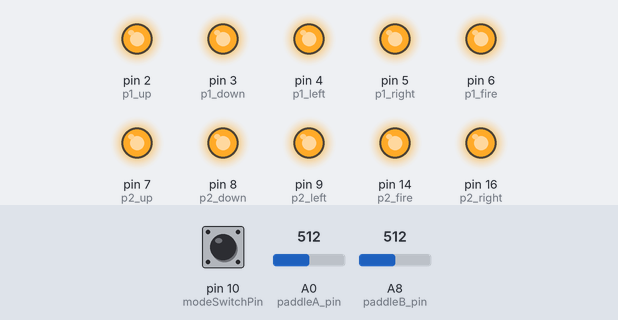
A sketch run on a simulated SparkFun Pro Micro, built with avr-gcc and run on an emulated ATmega32U4. Parts: output pins drawn as LEDs (lit = HIGH). The test bench sets the inputs (shaded band); at power-on: pin 10 (modeSwitchPin) HIGH, A0 (paddleA_pin) = 512, A8 (paddleB_pin) = 512. USB keyboard and mouse output is not drawn.

Above: at 1.2 s.
1.3 s: pin 10 (modeSwitchPin) pulled LOW for 0.15 s
At 2.6 s:
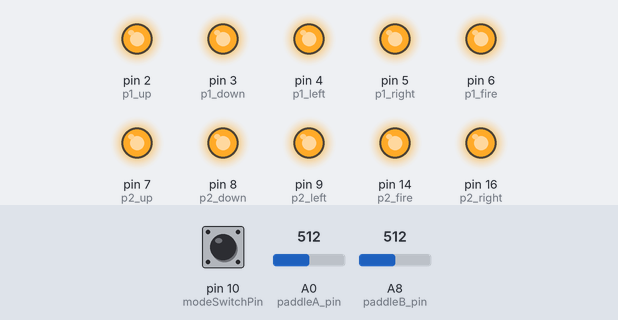
2.9 s: pin 10 (modeSwitchPin) pulled LOW for 1 s
At 3.7 s:
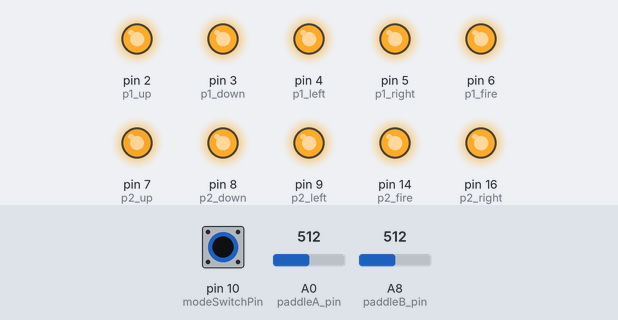
Timing chart, 0 to 5.9 s (numbered marks = the images above; inputs shaded):
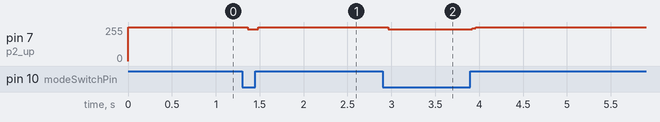

The sketch:

MidiJoy-Plus.ino
```cpp
#include <MIDIUSB.h>
#include <Joystick.h>

// Labeled Mode Switch Pin on the Pro Micro
const int modeSwitchPin = 10;

// Port 1 Connections
const int p1_up    = 2;
const int p1_down  = 3;
const int p1_left  = 4;
const int p1_right = 5;
const int p1_fire  = 6;

// Port 2 Connections
const int p2_up    = 7; // Actively doubles as Port 1 & 2 Sega SELECT line in Controller Mode!
const int p2_down  = 8;
const int p2_left  = 9;
const int p2_right = 16;
const int p2_fire  = 14;

// Dedicated Paddle Analog Inputs
const int paddleA_pin = A0;  // Jumper from DB9 Port 2 Pin 5
const int paddleB_pin = A8;  // Native tracking from DB9 Port 2 Pin 2 -> D8

// Joystick Configuration
Joystick_ Joystick(JOYSTICK_DEFAULT_REPORT_ID, JOYSTICK_TYPE_GAMEPAD,
  8, 1,                     // 8 Buttons, 1 Hat Switch
  true, true, false,        // X and Y Axis enabled for paddles
  false, false, false,      // No Rx, Ry, Rz
  false, false, false,      // No Rudder, Throttle, Accelerator
  false, false);            // No Brake, No Steering

// State Tracking
bool lastUp = HIGH; bool lastDown = HIGH; bool lastLeft = HIGH; bool lastRight = HIGH; bool lastFire = HIGH;
int lastPaddleA = -1; int lastPaddleB = -1;
bool lastModeState = true;
bool lastA = HIGH; bool lastC = HIGH; bool lastStart = HIGH;

void setup() {
  pinMode(modeSwitchPin, INPUT_PULLUP);

  Joystick.setXAxisRange(-127, 127);
  Joystick.setYAxisRange(-127, 127);
  Joystick.begin(false);

  setSynthMode();
}

void setSynthMode() {
  int pins[] = {2, 3, 4, 5, 6, 7, 8, 9, 14, 16};
  for (int i = 0; i < 10; i++) {
    pinMode(pins[i], OUTPUT);
    digitalWrite(pins[i], HIGH);
  }
}

void allNotesOff() {
  int pins[] = {2, 3, 4, 5, 6, 7, 8, 9, 14, 16};
  for (int i = 0; i < 10; i++) {
    digitalWrite(pins[i], HIGH);
  }
}

void setControllerMode() {
  int inputs[] = {2, 3, 4, 5, 6, 8, 9, 14, 16};
  for (int i = 0; i < 9; i++) {
    pinMode(inputs[i], INPUT_PULLUP);
  }
  pinMode(p2_up, OUTPUT);
  digitalWrite(p2_up, HIGH);
}

// --- ENGINE 1: MIDIJOY PARALLEL MULTIPLEXER ---
void sendToAtari(uint8_t channel, uint8_t data, bool isVolume) {
  digitalWrite(p1_fire, (channel & 0x01) ? LOW : HIGH);
  digitalWrite(p2_fire, (channel & 0x02) ? LOW : HIGH);

  if (isVolume) {
    digitalWrite(p2_up, LOW);
    digitalWrite(p1_up,    (data & 0x01) ? LOW : HIGH);
    digitalWrite(p1_down,  (data & 0x02) ? LOW : HIGH);
    digitalWrite(p1_left,  (data & 0x04) ? LOW : HIGH);
    digitalWrite(p1_right, (data & 0x08) ? LOW : HIGH);
  } else {
    digitalWrite(p2_up, HIGH);
    digitalWrite(p1_up,    (data & 0x01) ? LOW : HIGH);
    digitalWrite(p1_down,  (data & 0x02) ? LOW : HIGH);
    digitalWrite(p1_left,  (data & 0x04) ? LOW : HIGH);
    digitalWrite(p1_right, (data & 0x08) ? LOW : HIGH);
    digitalWrite(p2_down,  (data & 0x10) ? LOW : HIGH);
    digitalWrite(p2_left,  (data & 0x20) ? LOW : HIGH);
    digitalWrite(p2_right, (data & 0x40) ? LOW : HIGH);
  }
  delayMicroseconds(500);
  allNotesOff();
}

void parseMidi(uint8_t status, uint8_t byte1, uint8_t byte2) {
  uint8_t command = status & 0xF0;
  uint8_t channel = status & 0x0F;
  if (channel > 3) return;

  if (command == 0x90 && byte2 > 0) {
    sendToAtari(channel, byte1, false);
    sendToAtari(channel, byte2 >> 3, true);
  }
  else if (command == 0x80 || (command == 0x90 && byte2 == 0)) {
    sendToAtari(channel, 0, true);
  }
}

// --- ENGINES 2 & 3: HYBRID CONTROLLER ENGINE ---
void handleInputs() {
  // 1. Read Standard Buttons (Select HIGH)
  digitalWrite(p2_up, HIGH);
  delayMicroseconds(50);

  bool g_up    = !digitalRead(p1_up);
  bool g_down  = !digitalRead(p1_down);
  bool g_left  = !digitalRead(p1_left);
  bool g_right = !digitalRead(p1_right);
  bool btnB    = !digitalRead(p1_fire);
  bool btnC    = !digitalRead(p2_left);

  // 2. Read Select/A (Select LOW)
  digitalWrite(p2_up, LOW);
  delayMicroseconds(50);

  bool btnA    = !digitalRead(p1_fire);
  bool btnStart = !digitalRead(p2_left);

  // --- HID GAMEPAD MAPPING ---
  Joystick.setButton(0, btnA);
  Joystick.setButton(1, btnB);
  Joystick.setButton(2, btnC);
  Joystick.setButton(3, btnStart);

  // D-Pad Hat Mapping
  int angle = -1;
  if (g_up && g_right) angle = 45;
  else if (g_down && g_right) angle = 135;
  else if (g_down && g_left) angle = 225;
  else if (g_up && g_left) angle = 315;
  else if (g_up) angle = 0;
  else if (g_right) angle = 90;
  else if (g_down) angle = 180;
  else if (g_left) angle = 270;
  Joystick.setHatSwitch(0, angle);

  // Analog Paddles
  Joystick.setXAxis(map(analogRead(paddleA_pin), 0, 1023, -127, 127));
  Joystick.setYAxis(map(analogRead(paddleB_pin), 0, 1023, -127, 127));

  Joystick.sendState();
  digitalWrite(p2_up, HIGH); // Reset Select

  // --- USB MIDI MAPPING ---
  if (g_up && lastUp == HIGH)       { sendMidi(0x90, 60, 127); lastUp = LOW; }
  else if (!g_up && lastUp == LOW)  { sendMidi(0x80, 60, 0);   lastUp = HIGH; }

  if (btnB && lastFire == HIGH)     { sendMidi(0x90, 64, 127); lastFire = LOW; }
  else if (!btnB && lastFire == LOW){ sendMidi(0x80, 64, 0);   lastFire = HIGH; }

  if (btnA && lastA == HIGH)        { sendMidi(0x90, 65, 127); lastA = LOW; }
  else if (!btnA && lastA == LOW)   { sendMidi(0x80, 65, 0);   lastA = HIGH; }

  if (btnC && lastC == HIGH)        { sendMidi(0x90, 67, 127); lastC = LOW; }
  else if (!btnC && lastC == LOW)   { sendMidi(0x80, 67, 0);   lastC = HIGH; }

  if (btnStart && lastStart == HIGH) { sendMidi(0x90, 72, 127); lastStart = LOW; }
  else if (!btnStart && lastStart == LOW) { sendMidi(0x80, 72, 0); lastStart = HIGH; }

  int midiCC_A = map(analogRead(paddleA_pin), 0, 1023, 0, 127);
  int midiCC_B = map(analogRead(paddleB_pin), 0, 1023, 0, 127);
  if (abs(midiCC_A - lastPaddleA) > 1) { sendMidi(0xB0, 10, midiCC_A); lastPaddleA = midiCC_A; }
  if (abs(midiCC_B - lastPaddleB) > 1) { sendMidi(0xB0, 11, midiCC_B); lastPaddleB = midiCC_B; }
}

void sendMidi(uint8_t cmd, uint8_t data1, uint8_t data2) {
  midiEventPacket_t midiMsg = {cmd >> 4, cmd, data1, data2};
  MidiUSB.sendMIDI(midiMsg);
  MidiUSB.flush();
}

void loop() {
  bool isControllerMode = (digitalRead(modeSwitchPin) == LOW);

  if (!isControllerMode) {
    if (lastModeState != isControllerMode) {
      setSynthMode();
      lastModeState = isControllerMode;
    }
    midiEventPacket_t rx;
    do {
      rx = MidiUSB.read();
      if (rx.header != 0) { parseMidi(rx.byte1, rx.byte2, rx.byte3); }
    } while (rx.header != 0);
  } else {
    if (lastModeState != isControllerMode) {
      setControllerMode();
      lastModeState = isControllerMode;
    }
    handleInputs();
    delay(10);
  }
}
```

Measured:
- after the input at 1.3 s, pin 7 (p2_up): 255/255 → 239/255 after 0.06 s, → 255/255 0.12 s later
- after the input at 2.9 s, pin 7 (p2_up): 255/255 → 239/255 after 0.06 s, → 255/255 0.96 s later
